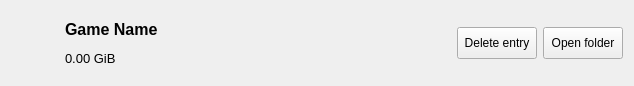
<?xml version="1.0" encoding="UTF-8"?>
<ui version="4.0">
 <class>BackupItem</class>
 <widget class="QWidget" name="BackupItem">
  <property name="geometry">
   <rect>
    <x>0</x>
    <y>0</y>
    <width>634</width>
    <height>86</height>
   </rect>
  </property>
  <property name="windowTitle">
   <string>Form</string>
  </property>
  <layout class="QGridLayout" name="gridLayout">
   <item row="0" column="0">
    <layout class="QHBoxLayout" name="horizontalLayout">
     <item>
      <widget class="QLabel" name="itemPicture">
       <property name="minimumSize">
        <size>
         <width>48</width>
         <height>48</height>
        </size>
       </property>
       <property name="maximumSize">
        <size>
         <width>0</width>
         <height>48</height>
        </size>
       </property>
       <property name="text">
        <string/>
       </property>
       <property name="scaledContents">
        <bool>true</bool>
       </property>
       <property name="alignment">
        <set>Qt::AlignCenter</set>
       </property>
      </widget>
     </item>
     <item>
      <widget class="QLabel" name="itemName">
       <property name="text">
        <string>&lt;html&gt;&lt;head/&gt;&lt;body&gt;&lt;p&gt;&lt;span style=&quot; font-size:12pt; font-weight:600;&quot;&gt;Game Name&lt;/span&gt;&lt;/p&gt;&lt;p&gt;&lt;span style=&quot; font-size:10pt;&quot;&gt;0.00 GiB&lt;/span&gt;&lt;/p&gt;&lt;/body&gt;&lt;/html&gt;</string>
       </property>
      </widget>
     </item>
     <item>
      <spacer name="horizontalSpacer">
       <property name="orientation">
        <enum>Qt::Horizontal</enum>
       </property>
       <property name="sizeHint" stdset="0">
        <size>
         <width>40</width>
         <height>20</height>
        </size>
       </property>
      </spacer>
     </item>
     <item>
      <widget class="QPushButton" name="deleteButton">
       <property name="sizePolicy">
        <sizepolicy hsizetype="Minimum" vsizetype="Fixed">
         <horstretch>0</horstretch>
         <verstretch>0</verstretch>
        </sizepolicy>
       </property>
       <property name="minimumSize">
        <size>
         <width>0</width>
         <height>32</height>
        </size>
       </property>
       <property name="text">
        <string>Delete entry</string>
       </property>
      </widget>
     </item>
     <item>
      <widget class="QPushButton" name="openButton">
       <property name="minimumSize">
        <size>
         <width>0</width>
         <height>32</height>
        </size>
       </property>
       <property name="text">
        <string>Open folder</string>
       </property>
      </widget>
     </item>
    </layout>
   </item>
  </layout>
 </widget>
 <resources/>
 <connections/>
</ui>
